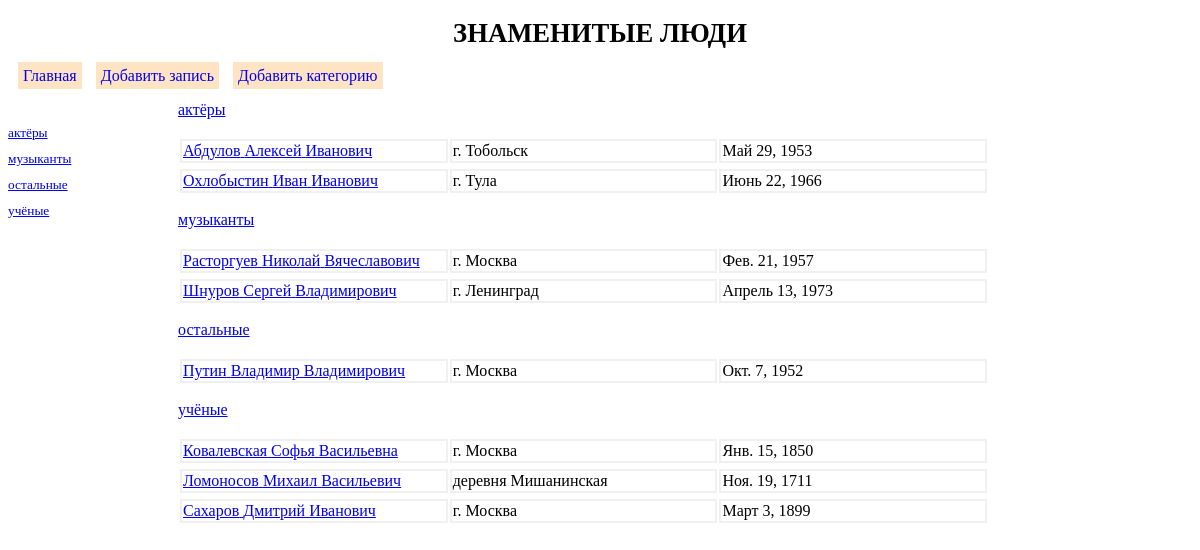
The page /people/ on the database its author committed.
### people/models.py (models this page shows, shortened)
class Category(models.Model):
    name = models.CharField(max_length=100, db_index=True, verbose_name='категория')
    def get_absolute_url(self):
        return '/people/%s/' % self.pk
    class Meta:
        verbose_name_plural = 'Категории'
        verbose_name = 'категорию'
        ordering = ['name']

class ListPeople(models.Model):
    fam = models.CharField(max_length=50, verbose_name='Фамилия')
    name = models.CharField(max_length=50, verbose_name='Имя')
    ot = models.CharField(max_length=50, verbose_name='Отчество')
    addr = models.CharField(max_length=100, verbose_name='Адрес')
    birthday = models.DateField(null=True, blank=True, verbose_name='День рождения')
    note = models.TextField(null=True, blank=True, verbose_name='Заметки')
    category = models.ForeignKey('Category', null=True, on_delete=models.PROTECT, verbose_name='категория')
    class Meta:
        verbose_name_plural = 'Адресная книга'
        verbose_name = 'Запись адресной книги'
        ordering = ['fam']
    def get_absolute_url(self):
        return '/people/people/%s' % self.pk

### people/views.py (the view)
# urls.py: path('', index, name='index'),
def index(request):
    lp = ListPeople.objects.all()
    categories = Category.objects.all()
    context = {'lp': lp, 'categories': categories}
    return render(request, 'people/index.html', context)

### people/templates/people/index.html
{% extends 'layout/basic.html' %}
{% block content %}
{% for category in categories %}
    <p><a href="{{ category.get_absolute_url }}">{{ category.name }}</a></p>
    {% for lp_temp in lp %}
        <table id="tabl_index">
            <tr>{% if lp_temp.category  ==  category %}</tr>
            <tr>
                <td>
                    <a href="{{ lp_temp.get_absolute_url }}">
                        {{ lp_temp.fam }}&nbsp{{ lp_temp.name }}&nbsp{{ lp_temp.ot }}
                    </a>
                </td>
                <td>{{ lp_temp.addr }}</td>
                <td>{{ lp_temp.birthday }}</td>
            </tr>
            {% endif %}
        </table>
    {% endfor %}
{% endfor %}
{% endblock %}

### people/templates/layout/basic.html (shortened to what this page needs)
{% load static %}
<!DOCTYPE html>
<html lang="en">
    <head>
        <link rel="stylesheet" type="text/css" href="{% static 'people/style.css' %}">
    </head>
    <body>
        <header>
            <h1> Знаменитые люди </h1>
        </header>
        <ul>
            <li><a href="{% url 'index' %}">Главная</a></li>
            <li><a href="{% url 'add' %}">Добавить запись</a></li>
            <li><a href="{% url 'create_category' %}">Добавить категорию</a></li>
        </ul>
        <nav>
            {% for category in categories %}
            <a href="{{ category.get_absolute_url }}">{{ category.name }}</a>
            {% endfor %}
        </nav>
        <section>
        {% block content %}
        {% endblock %}
        </section>
    </body>
</html>

### people/static/people/style.css (style rules this page uses)
header h1 { font-size: 20pt; text-transform: uppercase; text-align: center; }
nav { font-size: 10pt; width: 150px; float: left; padding-top: 30px; }
nav a { display: block; margin: 10px 0px; }
section { margin-left: 170px; }
#tabl_index { width: 80%; }
#tabl_index td { width: 250px; border: 2px; border-style: solid; border-color: #F0F0F0; }
ul { list-style: none; margin: 0px; padding-left: 0px; }
ul a { text-decoration: none; }
ul li { display: inline; width: 200px; background: #FFE4C4; margin-left: 10px; padding: 5px; }

### rows shown on the page
Category: name "актёры"
Category: name "музыканты"
Category: name "остальные"
Category: name "учёные"
ListPeople: fam "Абдулов", name "Алексей", ot "Иванович", addr "г. Тобольск", birthday "Май 29, 1953"
ListPeople: fam "Охлобыстин", name "Иван", ot "Иванович", addr "г. Тула", birthday "Июнь 22, 1966"
ListPeople: fam "Расторгуев", name "Николай", ot "Вячеславович", addr "г. Москва", birthday "Фев. 21, 1957"
ListPeople: fam "Шнуров", name "Сергей", ot "Владимирович", addr "г. Ленинград", birthday "Апрель 13, 1973"
ListPeople: fam "Путин", name "Владимир", ot "Владимирович", addr "г. Москва", birthday "Окт. 7, 1952"
ListPeople: fam "Ковалевская", name "Софья", ot "Васильевна", addr "г. Москва", birthday "Янв. 15, 1850"
ListPeople: fam "Ломоносов", name "Михаил", ot "Васильевич", addr "деревня Мишанинская", birthday "Ноя. 19, 1711"
ListPeople: fam "Сахаров", name "Дмитрий", ot "Иванович", addr "г. Москва", birthday "Март 3, 1899"
